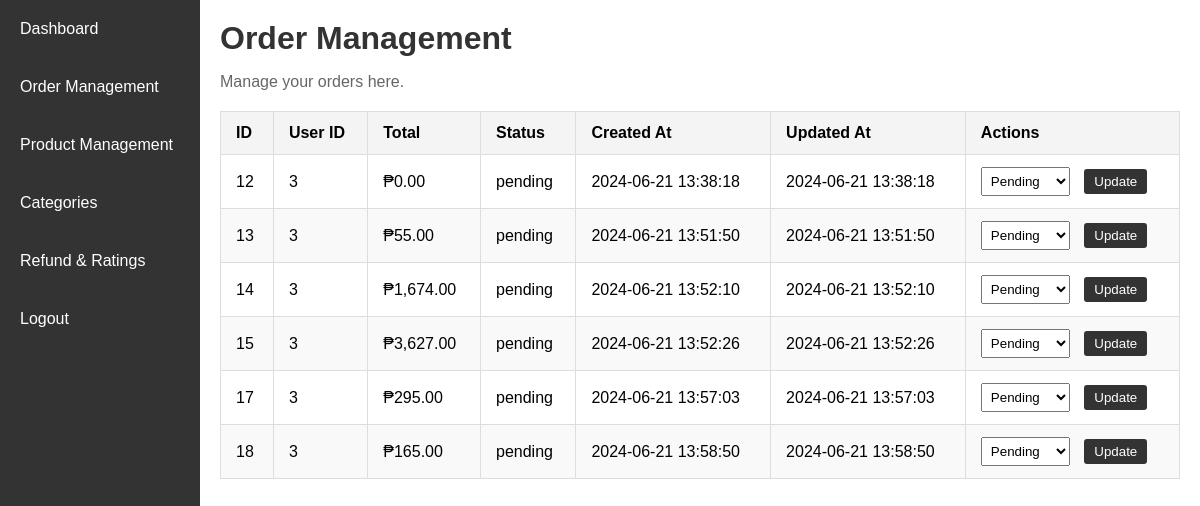
Page /OrderManagement.php (signed in) on the earlier database version.
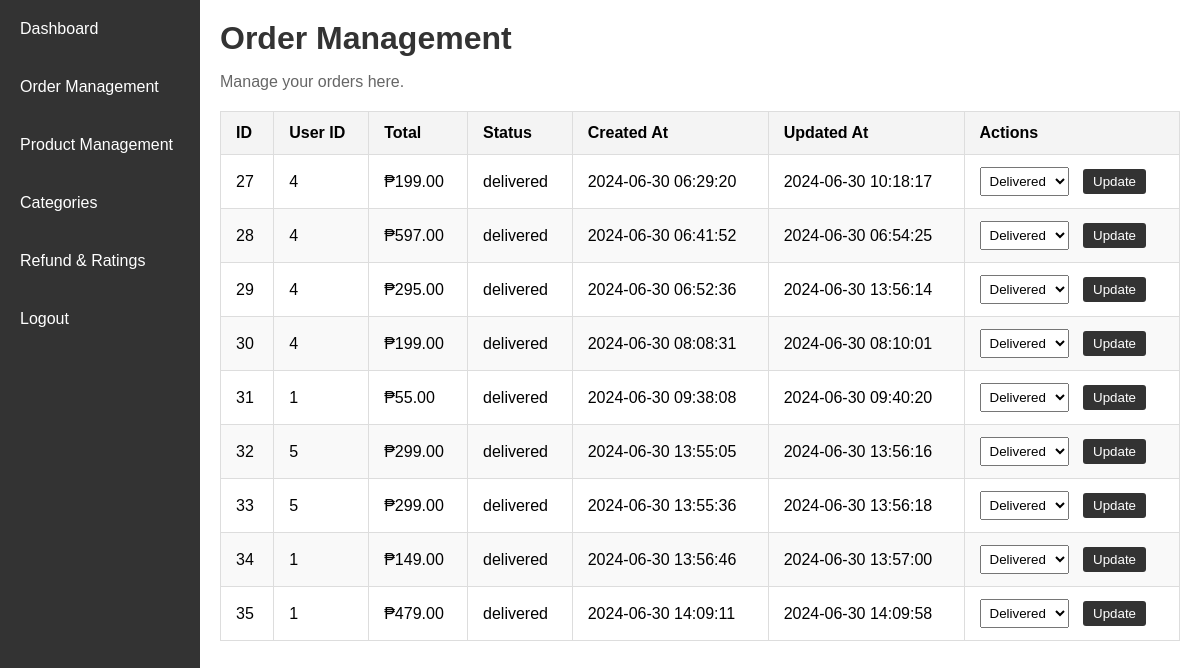
Same page on the later database version.
### tables this page shows
CREATE TABLE `orders` (
  `id` int(11) NOT NULL,
  `user_id` int(11) NOT NULL,
  `total` decimal(10,2) NOT NULL,
  `status` enum('pending','shipped','in_transit','delivered') NOT NULL DEFAULT 'pending',
  `created_at` timestamp NOT NULL DEFAULT current_timestamp(),
  `updated_at` timestamp NOT NULL DEFAULT current_timestamp() ON UPDATE current_timestamp(),
  `shipping_address` varchar(255) NOT NULL,
  `shipping_city` varchar(100) NOT NULL,
  `shipping_postal_code` varchar(20) NOT NULL,
  `shipping_country` varchar(100) NOT NULL
);

### OrderManagement.php (the view, shortened to what this page needs)
<?php
include 'db.php';
$query = "SELECT * FROM orders";
$result = $conn->query($query);
?>
<!DOCTYPE html>
<html lang="en">
<head>
    <link rel="stylesheet" href="css/admin.css">
</head>
<body>
<div class="admin-container">
    <div class="admin-sidebar">
        <ul>
            <li><a href="admin.php">Dashboard</a></li>
            <li><a href="OrderManagement.php">Order Management</a></li>
            <li><a href="ProductManagement.php">Product Management</a></li>
            <li><a href="Categories.php">Categories</a></li>
            <li><a href="RefundAndRatings.php">Refund & Ratings</a></li>
            <li><a href="logout.php">Logout</a></li>
        </ul>
    </div>
    <div class="admin-main">
        <div class="admin-header">
            <h1>Order Management</h1>
            <p>Manage your orders here.</p>
        </div>
        <div class="admin-orders">
            <table>
                <thead>
                    <tr>
                        <th>ID</th>
                        <th>User ID</th>
                        <th>Total</th>
                        <th>Status</th>
                        <th>Created At</th>
                        <th>Updated At</th>
                        <th>Actions</th>
                    </tr>
                </thead>
                <tbody>
                    <?php while ($row = $result->fetch_assoc()): ?>
                    <tr>
                        <td><?= htmlspecialchars($row['id']) ?></td>
                        <td><?= htmlspecialchars($row['user_id']) ?></td>
                        <td>₱<?= number_format($row['total'], 2) ?></td>
                        <td><?= htmlspecialchars($row['status']) ?></td>
                        <td><?= htmlspecialchars($row['created_at']) ?></td>
                        <td><?= htmlspecialchars($row['updated_at']) ?></td>
                        <td>
                            <form action="OrderManagement.php" method="POST" style="display:inline;">
                                <select name="status">
                                    <option value="pending" <?= $row['status'] === 'pending' ? 'selected' : '' ?>>Pending</option>
                                    <option value="delivered" <?= $row['status'] === 'delivered' ? 'selected' : '' ?>>Delivered</option>
                                </select>
                                <button type="submit">Update</button>
                            </form>
                        </td>
                    </tr>
                    <?php endwhile; ?>
                </tbody>
            </table>
        </div>
    </div>
</div>
</body>
</html>

Differences in the rows shown:
removed orders: id "12", user "3", total "0.00", status "pending", created_at "2024-06-21 13:38:18", updated_at "2024-06-21 13:38:18", status "Pending"
removed orders: id "13", user "3", total "55.00", status "pending", created_at "2024-06-21 13:51:50", updated_at "2024-06-21 13:51:50", status "Pending"
removed orders: id "14", user "3", total "1,674.00", status "pending", created_at "2024-06-21 13:52:10", updated_at "2024-06-21 13:52:10", status "Pending"
removed orders: id "15", user "3", total "3,627.00", status "pending", created_at "2024-06-21 13:52:26", updated_at "2024-06-21 13:52:26", status "Pending"
removed orders: id "17", user "3", total "295.00", status "pending", created_at "2024-06-21 13:57:03", updated_at "2024-06-21 13:57:03", status "Pending"
removed orders: id "18", user "3", total "165.00", status "pending", created_at "2024-06-21 13:58:50", updated_at "2024-06-21 13:58:50", status "Pending"
added orders: id "27", user "4", total "199.00", status "delivered", created_at "2024-06-30 06:29:20", updated_at "2024-06-30 10:18:17", status "Delivered"
added orders: id "28", user "4", total "597.00", status "delivered", created_at "2024-06-30 06:41:52", updated_at "2024-06-30 06:54:25", status "Delivered"
added orders: id "29", user "4", total "295.00", status "delivered", created_at "2024-06-30 06:52:36", updated_at "2024-06-30 13:56:14", status "Delivered"
added orders: id "30", user "4", total "199.00", status "delivered", created_at "2024-06-30 08:08:31", updated_at "2024-06-30 08:10:01", status "Delivered"
added orders: id "31", user "1", total "55.00", status "delivered", created_at "2024-06-30 09:38:08", updated_at "2024-06-30 09:40:20", status "Delivered"
added orders: id "32", user "5", total "299.00", status "delivered", created_at "2024-06-30 13:55:05", updated_at "2024-06-30 13:56:16", status "Delivered"
added orders: id "33", user "5", total "299.00", status "delivered", created_at "2024-06-30 13:55:36", updated_at "2024-06-30 13:56:18", status "Delivered"
added orders: id "34", user "1", total "149.00", status "delivered", created_at "2024-06-30 13:56:46", updated_at "2024-06-30 13:57:00", status "Delivered"
added orders: id "35", user "1", total "479.00", status "delivered", created_at "2024-06-30 14:09:11", updated_at "2024-06-30 14:09:58", status "Delivered"
